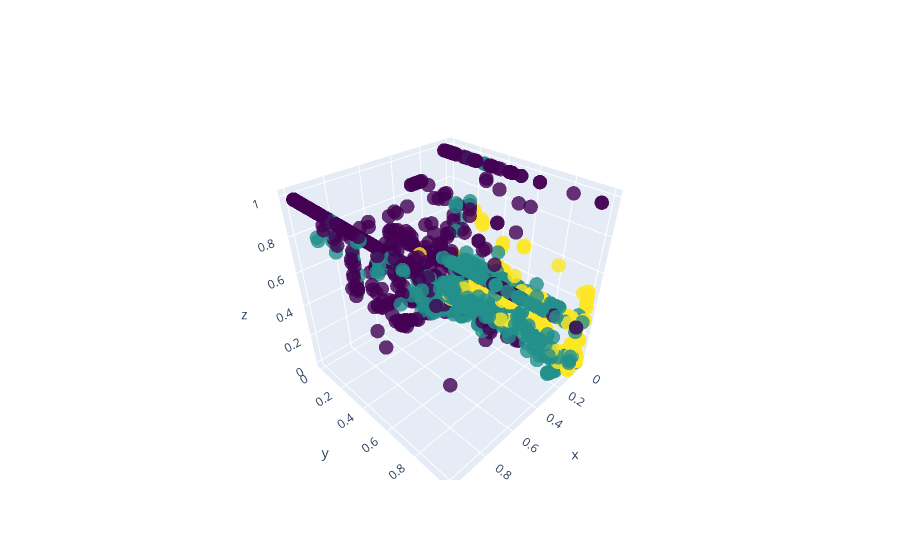

The code cell stored with this chart in its notebook:
### Code cell
fig = go.Figure(data=go.Scatter3d(
    x=df_normalized.iloc[:, 0],
    y=df_normalized.iloc[:, 1],
    z=df_normalized.iloc[:, 2],
    mode='markers',
    marker=dict(
        size=5,
        color=labels_agg,  # set color to the Agglomerative Clustering labels
        colorscale='Viridis',
        opacity=0.8
    )
))

fig.show()

### Figure 1 — Plotly figure (JSON) as saved in the notebook; plotly's stock layout.template omitted (floating-point values rounded to 4 significant figures; data arrays with more than 128 entries replaced by an {"elided": "..."} marker saying what was removed)
{"data": [{"marker": {"color": {"elided": "2704 int values"}, "colorscale": [[0, "#440154"], [0.1111, "#482878"], [0.2222, "#3e4989"], [0.3333, "#31688e"], [0.4444, "#26828e"], [0.5556, "#1f9e89"], [0.6667, "#35b779"], [0.7778, "#6ece58"], [0.8889, "#b5de2b"], [1, "#fde725"]], "opacity": 0.8, "size": 5}, "mode": "markers", "type": "scatter3d", "x": {"elided": "2704 float values"}, "y": {"elided": "2704 float values"}, "z": {"elided": "2704 float values"}}], "layout": {}}
